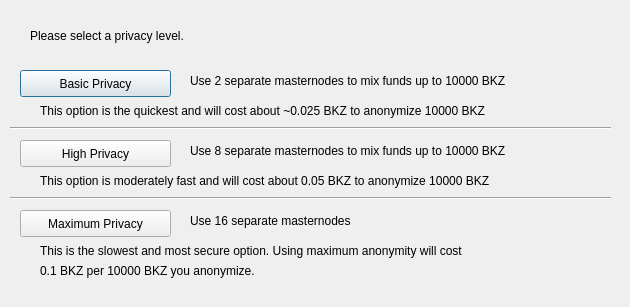
<?xml version="1.0" encoding="UTF-8"?>
<ui version="4.0">
 <class>DarksendConfig</class>
 <widget class="QDialog" name="DarksendConfig">
  <property name="geometry">
   <rect>
    <x>0</x>
    <y>0</y>
    <width>630</width>
    <height>307</height>
   </rect>
  </property>
  <property name="windowTitle">
   <string>Configure Darksend</string>
  </property>
  <widget class="QPushButton" name="buttonBasic">
   <property name="geometry">
    <rect>
     <x>20</x>
     <y>70</y>
     <width>151</width>
     <height>27</height>
    </rect>
   </property>
   <property name="text">
    <string>Basic Privacy</string>
   </property>
  </widget>
  <widget class="QPushButton" name="buttonHigh">
   <property name="geometry">
    <rect>
     <x>20</x>
     <y>140</y>
     <width>151</width>
     <height>27</height>
    </rect>
   </property>
   <property name="text">
    <string>High Privacy</string>
   </property>
  </widget>
  <widget class="QPushButton" name="buttonMax">
   <property name="geometry">
    <rect>
     <x>20</x>
     <y>210</y>
     <width>151</width>
     <height>27</height>
    </rect>
   </property>
   <property name="text">
    <string>Maximum Privacy</string>
   </property>
  </widget>
  <widget class="QLabel" name="label">
   <property name="geometry">
    <rect>
     <x>30</x>
     <y>20</y>
     <width>571</width>
     <height>31</height>
    </rect>
   </property>
   <property name="text">
    <string>Please select a privacy level.</string>
   </property>
  </widget>
  <widget class="QLabel" name="label_2">
   <property name="geometry">
    <rect>
     <x>190</x>
     <y>70</y>
     <width>421</width>
     <height>21</height>
    </rect>
   </property>
   <property name="text">
    <string>Use 2 separate masternodes to mix funds up to 10000 BKZ</string>
   </property>
  </widget>
  <widget class="QLabel" name="label_3">
   <property name="geometry">
    <rect>
     <x>190</x>
     <y>140</y>
     <width>411</width>
     <height>21</height>
    </rect>
   </property>
   <property name="text">
    <string>Use 8 separate masternodes to mix funds up to 10000 BKZ</string>
   </property>
  </widget>
  <widget class="QLabel" name="label_4">
   <property name="geometry">
    <rect>
     <x>190</x>
     <y>210</y>
     <width>421</width>
     <height>21</height>
    </rect>
   </property>
   <property name="text">
    <string>Use 16 separate masternodes</string>
   </property>
  </widget>
  <widget class="QLabel" name="label_6">
   <property name="geometry">
    <rect>
     <x>40</x>
     <y>100</y>
     <width>561</width>
     <height>21</height>
    </rect>
   </property>
   <property name="text">
    <string>This option is the quickest and will cost about ~0.025 BKZ to anonymize 10000 BKZ</string>
   </property>
  </widget>
  <widget class="QLabel" name="label_7">
   <property name="geometry">
    <rect>
     <x>40</x>
     <y>170</y>
     <width>561</width>
     <height>21</height>
    </rect>
   </property>
   <property name="text">
    <string>This option is moderately fast and will cost about 0.05 BKZ to anonymize 10000 BKZ</string>
   </property>
  </widget>
  <widget class="QLabel" name="label_8">
   <property name="geometry">
    <rect>
     <x>40</x>
     <y>240</y>
     <width>561</width>
     <height>21</height>
    </rect>
   </property>
   <property name="text">
    <string>This is the slowest and most secure option. Using maximum anonymity will cost</string>
   </property>
  </widget>
  <widget class="QLabel" name="label_9">
   <property name="geometry">
    <rect>
     <x>40</x>
     <y>260</y>
     <width>561</width>
     <height>21</height>
    </rect>
   </property>
   <property name="text">
    <string>0.1 BKZ per 10000 BKZ you anonymize.</string>
   </property>
  </widget>
  <widget class="Line" name="line">
   <property name="geometry">
    <rect>
     <x>10</x>
     <y>120</y>
     <width>601</width>
     <height>16</height>
    </rect>
   </property>
   <property name="orientation">
    <enum>Qt::Horizontal</enum>
   </property>
  </widget>
  <widget class="Line" name="line_2">
   <property name="geometry">
    <rect>
     <x>10</x>
     <y>190</y>
     <width>601</width>
     <height>16</height>
    </rect>
   </property>
   <property name="orientation">
    <enum>Qt::Horizontal</enum>
   </property>
  </widget>
 </widget>
 <resources/>
 <connections/>
</ui>
